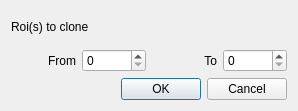
<?xml version="1.0" encoding="UTF-8"?>
<ui version="4.0">
 <class>Dialog</class>
 <widget class="QDialog" name="Dialog">
  <property name="geometry">
   <rect>
    <x>0</x>
    <y>0</y>
    <width>298</width>
    <height>111</height>
   </rect>
  </property>
  <property name="sizePolicy">
   <sizepolicy hsizetype="Fixed" vsizetype="Fixed">
    <horstretch>0</horstretch>
    <verstretch>0</verstretch>
   </sizepolicy>
  </property>
  <property name="windowTitle">
   <string>Clone roi(s)</string>
  </property>
  <layout class="QGridLayout" name="gridLayout">
   <item row="1" column="3">
    <widget class="QSpinBox" name="spb_to_slice"/>
   </item>
   <item row="2" column="0" colspan="4">
    <widget class="QDialogButtonBox" name="buttonBox">
     <property name="orientation">
      <enum>Qt::Horizontal</enum>
     </property>
     <property name="standardButtons">
      <set>QDialogButtonBox::Cancel|QDialogButtonBox::Ok</set>
     </property>
    </widget>
   </item>
   <item row="1" column="1">
    <widget class="QSpinBox" name="spb_from_slice"/>
   </item>
   <item row="1" column="0">
    <widget class="QLabel" name="label">
     <property name="text">
      <string>From</string>
     </property>
     <property name="alignment">
      <set>Qt::AlignRight|Qt::AlignTrailing|Qt::AlignVCenter</set>
     </property>
    </widget>
   </item>
   <item row="1" column="2">
    <widget class="QLabel" name="label_2">
     <property name="text">
      <string>To</string>
     </property>
     <property name="alignment">
      <set>Qt::AlignRight|Qt::AlignTrailing|Qt::AlignVCenter</set>
     </property>
    </widget>
   </item>
   <item row="0" column="0" colspan="4">
    <widget class="QLabel" name="lb_rois">
     <property name="text">
      <string>Roi(s) to clone</string>
     </property>
    </widget>
   </item>
  </layout>
 </widget>
 <resources/>
 <connections>
  <connection>
   <sender>buttonBox</sender>
   <signal>accepted()</signal>
   <receiver>Dialog</receiver>
   <slot>accept()</slot>
   <hints>
    <hint type="sourcelabel">
     <x>248</x>
     <y>254</y>
    </hint>
    <hint type="destinationlabel">
     <x>157</x>
     <y>274</y>
    </hint>
   </hints>
  </connection>
  <connection>
   <sender>buttonBox</sender>
   <signal>rejected()</signal>
   <receiver>Dialog</receiver>
   <slot>reject()</slot>
   <hints>
    <hint type="sourcelabel">
     <x>316</x>
     <y>260</y>
    </hint>
    <hint type="destinationlabel">
     <x>286</x>
     <y>274</y>
    </hint>
   </hints>
  </connection>
 </connections>
</ui>
